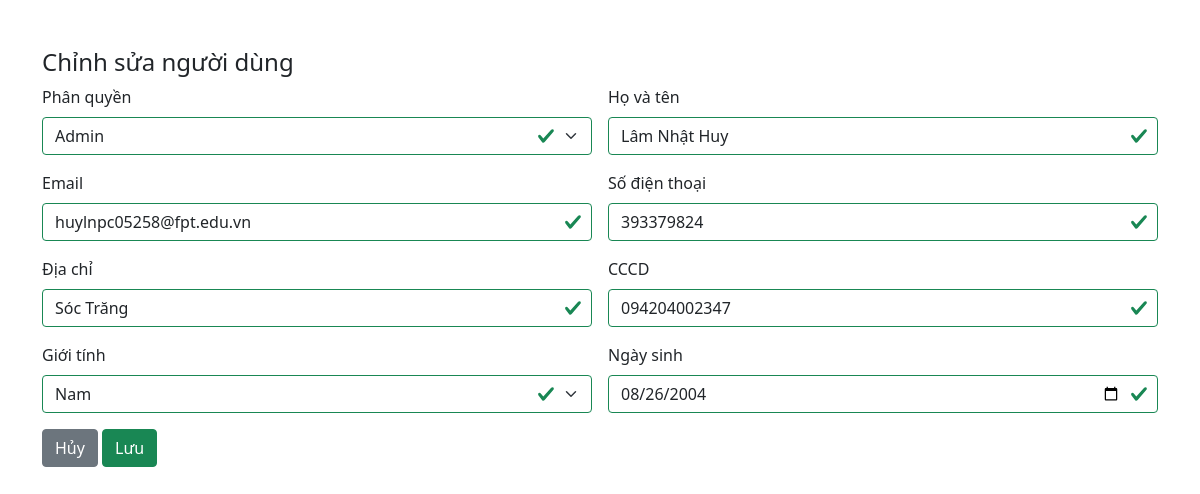
The page /index.php?pages=users&action=edit&id=28 on the database as committed earlier.
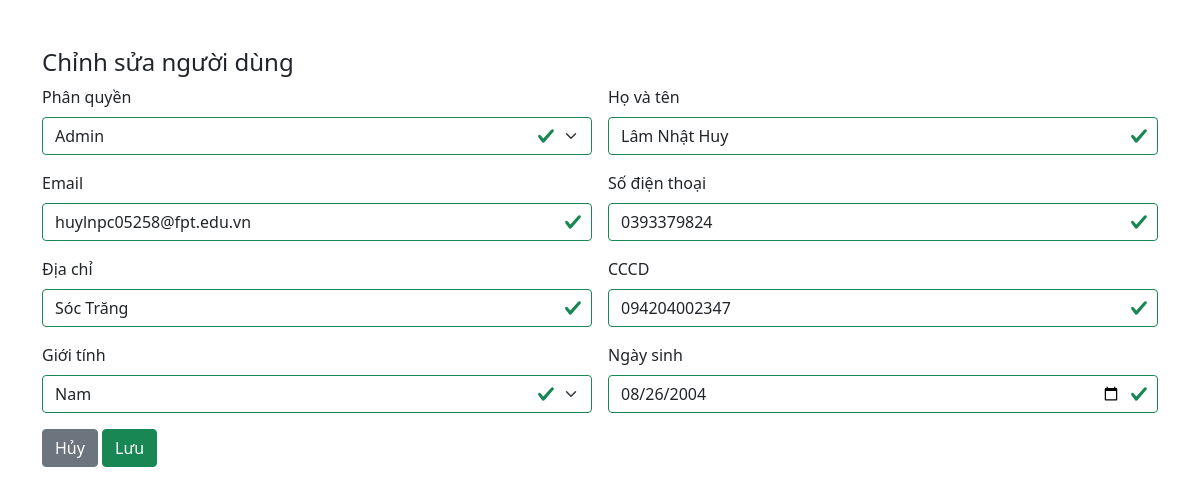
The same page on the database as committed later.
### tables this page shows
CREATE TABLE `users` (
  `id` int NOT NULL,
  `role_id` int NOT NULL,
  `username` varchar(200) NOT NULL,
  `email` varchar(200) NOT NULL,
  `phone` varchar(250) NOT NULL,
  `address` varchar(200) NOT NULL,
  `cccd` varchar(250) NOT NULL,
  `gender` varchar(200) NOT NULL,
  `date` date NOT NULL,
  `password` varchar(200) NOT NULL,
  `create_at` datetime NOT NULL DEFAULT CURRENT_TIMESTAMP,
  `update_at` datetime NOT NULL DEFAULT CURRENT_TIMESTAMP
);

### index.php (called while the page is built, shortened)
<?php
include './config/config.php';
if (isset($_GET['pages'])) {
    switch ($_GET['pages']) {
        case 'users':
            switch ($_GET['action']) {
                case 'edit':
                    include './admin/users/edit.php';
                    break;
            }
            break;
    }
}

### admin/users/edit.php (the view, shortened to what this page needs)
<!DOCTYPE html>
<html lang="en">
<head>
    <link href="https://cdn.jsdelivr.net/npm/bootstrap@5.1.3/dist/css/bootstrap.min.css" rel="stylesheet">
</head>
<body>
    <div class="container mt-5">
        <h4>Chỉnh sửa người dùng</h4>
        <?php
        $user_id = mysqli_real_escape_string($conn, $_GET['id']);
        $query = mysqli_query($conn, "SELECT * FROM users WHERE id = '$user_id'");
        while ($row = mysqli_fetch_array($query)) {
        ?>
            <form method="post" action="" class="row g-3 needs-validation was-validated">
                <div class="col-md-6">
                    <label for="role_id" class="form-label">Phân quyền</label>
                    <select class="form-select" name="role_id" required aria-label=".form-select-sm example">
                        <option value="1" <?php if ($row['role_id'] == 1) {
                                                echo "Selected";
                                            } ?>>Admin</option>
                    </select>
                </div>
                <div class="col-md-6">
                    <label for="username" class="form-label">Họ và tên</label>
                    <input type="text" class="form-control" name="username" required value="<?= $row['username'] ?>">
                </div>
                <div class="col-md-6">
                    <label for="email" class="form-label">Email</label>
                    <input type="text" class="form-control" name="email" required value="<?= $row['email'] ?>">
                </div>
                <div class="col-md-6">
                    <label for="phone" class="form-label">Số điện thoại</label>
                    <input type="number" class="form-control" name="phone" required value="<?= $row['phone'] ?>">
                </div>
                <div class="col-md-6">
                    <label for="address" class="form-label">Địa chỉ</label>
                    <input type="text" class="form-control" name="address" required value="<?= $row['address'] ?>">
                </div>
                <div class="col-md-6">
                    <label for="cccd" class="form-label">CCCD</label>
                    <input type="number" class="form-control" name="cccd" required value="<?= $row['cccd'] ?>">
                </div>
                <div class="col-md-6">
                    <label for="gender" class="form-label">Giới tính</label>
                    <select class="form-select" name="gender" required aria-label=".form-select-sm example" value="<?= $row['gender'] ?>">
                        <option>Nam</option>
                    </select>
                </div>
                <div class="col-md-6">
                    <label for="date" class="form-label">Ngày sinh</label>
                    <input type="date" class="form-control" name="date" required value="<?= $row['date'] ?>">
                </div>
                <div class="col-12">
                    <a href="/index?pages=users&action=list" type="button" class="btn btn-secondary">Hủy</a>
                    <button class="btn btn-success" type="submit" name="editUser">Lưu</button>
                </div>
            </form>
        <?php
        }
        ?>
    </div>
</body>
</html>

Rows that differ between the two databases and show on the page:
changed users "Lâm Nhật Huy": phone "393379824" → "0393379824"
